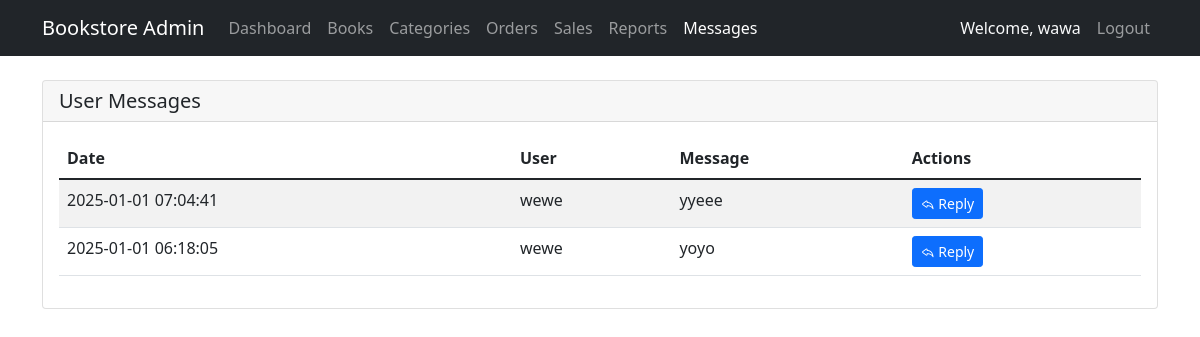
Before: /admin/messages.php (signed in) with the older database file.
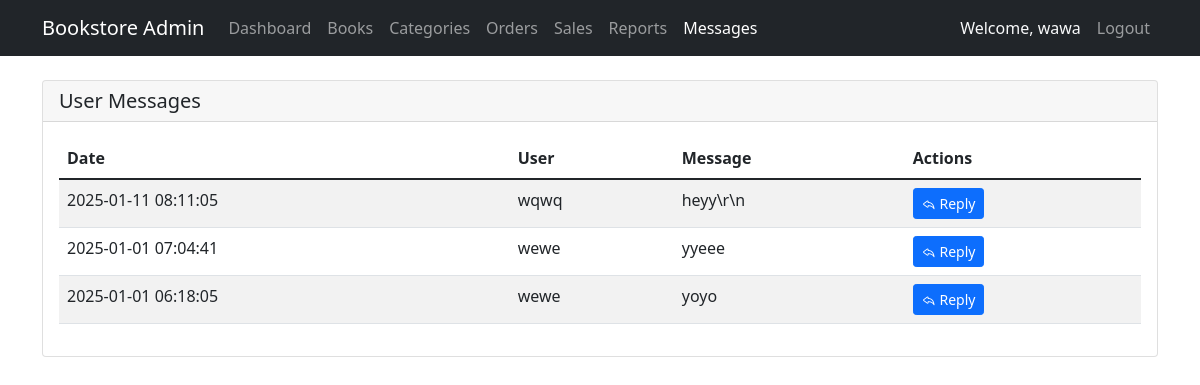
After: the same page with the newer database file.
### tables this page shows
CREATE TABLE `messages` (
  `message_id` int(11) NOT NULL,
  `user_id` int(11) DEFAULT NULL,
  `message` text NOT NULL,
  `date_sent` timestamp NOT NULL DEFAULT current_timestamp(),
  `replied` tinyint(1) NOT NULL DEFAULT 0
);

CREATE TABLE `users` (
  `user_id` int(11) NOT NULL,
  `username` varchar(255) NOT NULL,
  `email` varchar(255) NOT NULL,
  `password` varchar(255) NOT NULL,
  `user_type` varchar(10) DEFAULT NULL,
  `date_created` timestamp NOT NULL DEFAULT current_timestamp()
);

### admin/messages.php (the view, shortened to what this page needs)
<?php
require_once '../auth/config.php';
$sql = "SELECT m.*, u.username
        FROM Messages m
        JOIN Users u ON m.user_id = u.user_id
        ORDER BY m.date_sent DESC";
$messages = $conn->query($sql);
?>
<!DOCTYPE html>
<html lang="en">
<head>
    <link href="https://cdn.jsdelivr.net/npm/bootstrap@5.1.3/dist/css/bootstrap.min.css" rel="stylesheet">
    <link href="https://cdn.jsdelivr.net/npm/bootstrap-icons@1.7.2/font/bootstrap-icons.css" rel="stylesheet">
</head>
<body>
    <?php include 'admin_navbar.php'; ?>
    <div class="container mt-4">
        <div class="row">
            <div class="col-md-12">
                <div class="card">
                    <div class="card-header">
                        <h5 class="mb-0">User Messages</h5>
                    </div>
                    <div class="card-body">
                        <div class="table-responsive">
                            <table class="table table-striped">
                                <thead>
                                    <tr>
                                        <th>Date</th>
                                        <th>User</th>
                                        <th>Message</th>
                                        <th>Actions</th>
                                    </tr>
                                </thead>
                                <tbody>
                                    <?php while ($message = $messages->fetch_assoc()): ?>
                                        <tr>
                                            <td><?php echo date('Y-m-d H:i:s', strtotime($message['date_sent'])); ?></td>
                                            <td><?php echo htmlspecialchars($message['username']); ?></td>
                                            <td><?php echo nl2br(htmlspecialchars($message['message'])); ?></td>
                                            <td>
                                                <button class="btn btn-sm btn-primary" data-bs-toggle="modal"
                                                        data-bs-target="#replyModal<?php echo $message['message_id']; ?>">
                                                    <i class="bi bi-reply"></i> Reply
                                                </button>
                                            </td>
                                        </tr>
                                    <?php endwhile; ?>
                                </tbody>
                            </table>
                        </div>
                    </div>
                </div>
            </div>
        </div>
    </div>
</body>
</html>

Changed rows visible on the page:
added messages: date_sent "2025-01-11 08:11:05", user.username "wqwq", message "heyy\\r\\n"
